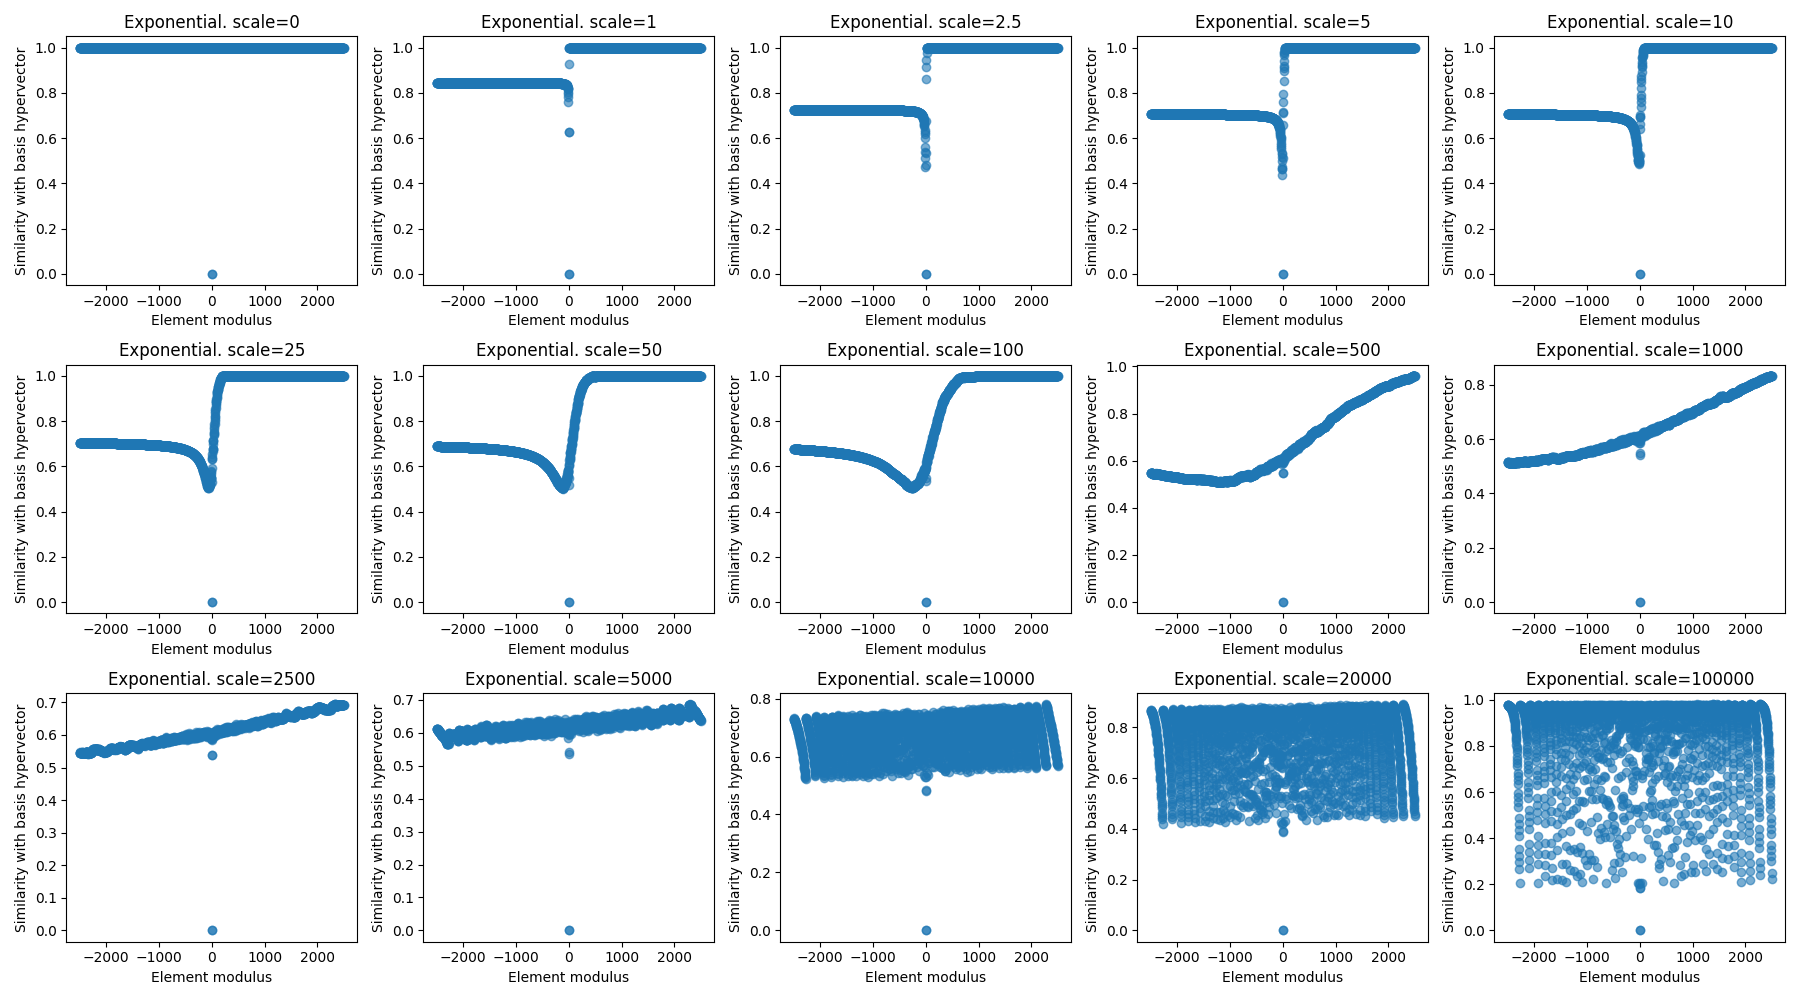

This chart was generated by the following Python code:
import matplotlib.pyplot as plt
import random
import math
import numpy as np
from numpy.linalg import norm


def first_n_coprime(n, k):
  result = []
  x = 1
  while len(result) < n:
    if math.gcd(x, k) == 1:
      result.append(x)
    x += 1
  return result

def sample_nearest(coprimes, samples):
  coprimes = np.array(coprimes)
  nearest = np.array([coprimes[np.argmin(np.abs(coprimes - x))] for x in samples])
  return nearest

def new_hv_exponential(n, coprimes, scale=None):
  coprimes = np.array(coprimes)
  if scale is None:
    scale = np.mean(coprimes)
  samples = np.random.exponential(scale=scale, size=n)
  return sample_nearest(coprimes, samples)

def sim(h1, h2):
  if norm(h1) == 0 or norm(h2) == 0:
    return 0
  return abs(np.dot(h1, h2) / (norm(h1) * norm(h2)))

def mod(h1, i):
  return [x % i for x in h1]

def prepare_points(hv, coprimes):
  points = []
  for i in coprimes[0:1000]:
    points.append( (i, sim(hv, mod(hv, i))) )
    points.append( (-i, sim(hv, mod(hv, -i))) )
  X = [x for (x,_) in points]
  Y = [y for (_,y) in points]
  return X, Y

DIMS = 10000
COPRIMES = first_n_coprime(DIMS, DIMS*DIMS)
print(COPRIMES[0:1000])

distributions = {
  "Exponential. scale=0": 0,
  "Exponential. scale=1": 1,
  "Exponential. scale=2.5": 2.5,
  "Exponential. scale=5": 5,
  "Exponential. scale=10": 10,
  "Exponential. scale=25": 25,
  "Exponential. scale=50": 50,
  "Exponential. scale=100": 100,
  "Exponential. scale=500": 500,
  "Exponential. scale=1000": 1000,
  "Exponential. scale=2500": 2500,
  "Exponential. scale=5000": 5000,
  "Exponential. scale=10000": 10000,
  "Exponential. scale=20000": 20000,
  "Exponential. scale=100000": 100000,
}

plt.figure(figsize=(18, 10))

for idx, (name, scale) in enumerate(distributions.items(), 1):
  hv = new_hv_exponential(DIMS, COPRIMES, scale)
  X, Y = prepare_points(hv, COPRIMES)
  plt.subplot(3, 5, idx)
  plt.scatter(X, Y, alpha=0.6)
  plt.title(name)
  plt.xlabel('Element modulus')
  plt.ylabel('Similarity with basis hypervector')

plt.tight_layout()
plt.savefig('./expo_map_to_coprimes.png')
plt.show()
